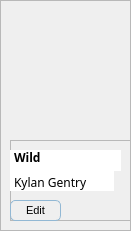
            <widget class="QFrame" name="book3">
             <property name="geometry">
              <rect>
               <x>309</x>
               <y>9</y>
               <width>131</width>
               <height>231</height>
              </rect>
             </property>
             <property name="frameShape">
              <enum>QFrame::StyledPanel</enum>
             </property>
             <property name="frameShadow">
              <enum>QFrame::Raised</enum>
             </property>
             <widget class="QLabel" name="label_36">
              <property name="geometry">
               <rect>
                <x>10</x>
                <y>0</y>
                <width>111</width>
                <height>141</height>
               </rect>
              </property>
              <property name="text">
               <string/>
              </property>
              <property name="pixmap">
               <pixmap resource="Resources.qrc">:/images/book-covers/book12.png</pixmap>
              </property>
              <property name="scaledContents">
               <bool>true</bool>
              </property>
             </widget>
             <widget class="QFrame" name="frame_60">
              <property name="geometry">
               <rect>
                <x>10</x>
                <y>140</y>
                <width>121</width>
                <height>81</height>
               </rect>
              </property>
              <property name="frameShape">
               <enum>QFrame::StyledPanel</enum>
              </property>
              <property name="frameShadow">
               <enum>QFrame::Raised</enum>
              </property>
              <widget class="QPlainTextEdit" name="title3">
               <property name="geometry">
                <rect>
                 <x>0</x>
                 <y>10</y>
                 <width>111</width>
                 <height>21</height>
                </rect>
               </property>
               <property name="styleSheet">
                <string notr="true">font-weight: bold;
font-family: Baloo 2;
background: white;</string>
               </property>
               <property name="frameShape">
                <enum>QFrame::NoFrame</enum>
               </property>
               <property name="verticalScrollBarPolicy">
                <enum>Qt::ScrollBarAlwaysOff</enum>
               </property>
               <property name="tabChangesFocus">
                <bool>false</bool>
               </property>
               <property name="lineWrapMode">
                <enum>QPlainTextEdit::WidgetWidth</enum>
               </property>
               <property name="plainText">
                <string>Embrace The Wild</string>
               </property>
               <property name="textInteractionFlags">
                <set>Qt::TextSelectableByKeyboard|Qt::TextSelectableByMouse</set>
               </property>
              </widget>
              <widget class="QPlainTextEdit" name="author3">
               <property name="geometry">
                <rect>
                 <x>0</x>
                 <y>30</y>
                 <width>104</width>
                 <height>21</height>
                </rect>
               </property>
               <property name="styleSheet">
                <string notr="true">font-family: Baloo 2;
background: white;</string>
               </property>
               <property name="frameShape">
                <enum>QFrame::NoFrame</enum>
               </property>
               <property name="verticalScrollBarPolicy">
                <enum>Qt::ScrollBarAlwaysOff</enum>
               </property>
               <property name="plainText">
                <string>Kylan Gentry</string>
               </property>
              </widget>
              <widget class="QPushButton" name="edit3">
               <property name="geometry">
                <rect>
                 <x>0</x>
                 <y>60</y>
                 <width>51</width>
                 <height>21</height>
                </rect>
               </property>
               <property name="styleSheet">
                <string notr="true">QPushButton {
background: transparent;
font-size: 11px;
border: 0.5px solid;
border-color: rgb(146, 184, 212);
border-radius: 5px;
}

QPushButton:hover {
	color: rgb(106, 146, 255);
}</string>
               </property>
               <property name="text">
                <string>Edit</string>
               </property>
               <property name="autoDefault">
                <bool>false</bool>
               </property>
              </widget>
             </widget>
            </widget>
